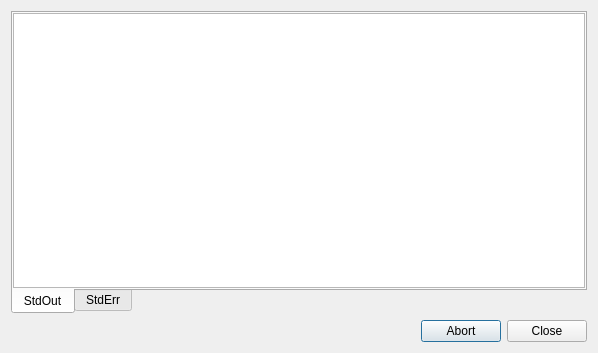
<?xml version="1.0" encoding="UTF-8"?>
<ui version="4.0">
 <class>QArkWorkerThreadRunDialog</class>
 <widget class="QDialog" name="QArkWorkerThreadRunDialog">
  <property name="geometry">
   <rect>
    <x>0</x>
    <y>0</y>
    <width>598</width>
    <height>353</height>
   </rect>
  </property>
  <property name="windowTitle">
   <string>Dialog</string>
  </property>
  <layout class="QVBoxLayout" name="verticalLayout_3">
   <item>
    <widget class="QTabWidget" name="tabWidget">
     <property name="tabPosition">
      <enum>QTabWidget::South</enum>
     </property>
     <property name="currentIndex">
      <number>0</number>
     </property>
     <widget class="QWidget" name="stdoutTab">
      <attribute name="title">
       <string>StdOut</string>
      </attribute>
      <layout class="QVBoxLayout" name="verticalLayout">
       <property name="margin">
        <number>0</number>
       </property>
       <item>
        <widget class="QPlainTextEdit" name="stdoutPlainTextEdit"/>
       </item>
      </layout>
     </widget>
     <widget class="QWidget" name="stderrTab">
      <attribute name="title">
       <string>StdErr</string>
      </attribute>
      <layout class="QVBoxLayout" name="verticalLayout_2">
       <property name="margin">
        <number>0</number>
       </property>
       <item>
        <widget class="QPlainTextEdit" name="stderrPlainTextEdit"/>
       </item>
      </layout>
     </widget>
    </widget>
   </item>
   <item>
    <widget class="QDialogButtonBox" name="buttonBox">
     <property name="orientation">
      <enum>Qt::Horizontal</enum>
     </property>
     <property name="standardButtons">
      <set>QDialogButtonBox::Abort|QDialogButtonBox::Close</set>
     </property>
    </widget>
   </item>
  </layout>
 </widget>
 <resources/>
 <connections>
  <connection>
   <sender>buttonBox</sender>
   <signal>accepted()</signal>
   <receiver>QArkWorkerThreadRunDialog</receiver>
   <slot>accept()</slot>
   <hints>
    <hint type="sourcelabel">
     <x>248</x>
     <y>254</y>
    </hint>
    <hint type="destinationlabel">
     <x>157</x>
     <y>274</y>
    </hint>
   </hints>
  </connection>
  <connection>
   <sender>buttonBox</sender>
   <signal>rejected()</signal>
   <receiver>QArkWorkerThreadRunDialog</receiver>
   <slot>reject()</slot>
   <hints>
    <hint type="sourcelabel">
     <x>316</x>
     <y>260</y>
    </hint>
    <hint type="destinationlabel">
     <x>286</x>
     <y>274</y>
    </hint>
   </hints>
  </connection>
 </connections>
</ui>
